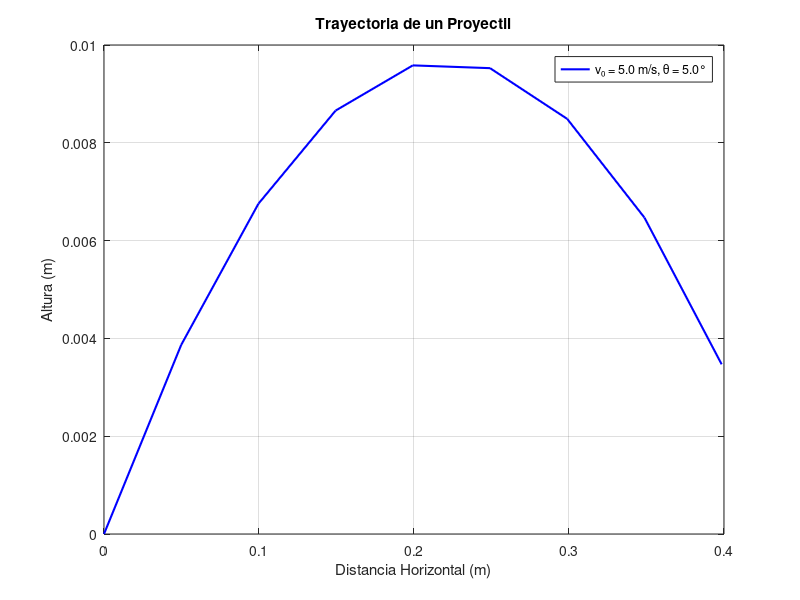

MATLAB code to generate this figure:
clc; clear; close all;

% Descripción: Este programa calcula y grafica la trayectoria de un proyectil
% dados la velocidad inicial y el ángulo de lanzamiento, además de mostrar
% tiempo de vuelo, altura máxima y alcance horizontal.

% Solicitar valores de entrada al usuario
v0 = input('Ingrese la velocidad inicial (m/s): ');
theta = input('Ingrese el ángulo de lanzamiento (grados): ');

% Validar entradas
if v0 <= 0
    error('La velocidad inicial debe ser positiva.');
end
if theta < 0 || theta > 90
    error('El ángulo debe estar entre 0 y 90 grados.');
end

% Constantes físicas
g = 9.81; % Aceleración gravitacional (m/s²)

% Cálculos fundamentales
t_vuelo = (2 * v0 * sind(theta)) / g; % Tiempo de vuelo
altura_max = (v0^2 * sind(theta)^2) / (2 * g); % Altura máxima
alcance = (v0^2 * sind(2*theta)) / g; % Alcance horizontal

% Generar vector de tiempo y trayectoria
t = 0:0.01:t_vuelo; % Intervalos de 0.01 segundos
x = v0 * cosd(theta) * t; % Posiciones horizontales
y = v0 * sind(theta) * t - 0.5 * g * t.^2; % Posiciones verticales
y(y < 0) = 0; % Asegurar que la altura no sea negativa

% Graficar trayectoria
figure;
plot(x, y, 'b-', 'LineWidth', 1.5);
grid on;
xlabel('Distancia Horizontal (m)');
ylabel('Altura (m)');
title('Trayectoria de un Proyectil');
legend(sprintf('v₀ = %.1f m/s, θ = %.1f°', v0, theta));

% Mostrar resultados en consola
fprintf('\nResultados del Simulador:\n');
fprintf(' - Tiempo de vuelo: %.2f segundos\n', t_vuelo);
fprintf(' - Altura máxima: %.2f metros\n', altura_max);
fprintf(' - Alcance horizontal: %.2f metros\n', alcance);